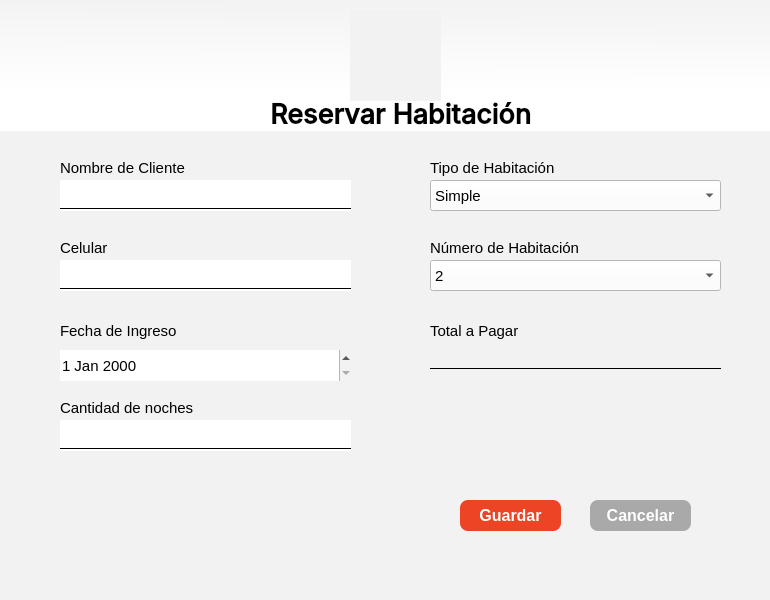
<?xml version="1.0" encoding="UTF-8"?>
<ui version="4.0">
 <class>Form</class>
 <widget class="QWidget" name="Form">
  <property name="geometry">
   <rect>
    <x>0</x>
    <y>0</y>
    <width>770</width>
    <height>600</height>
   </rect>
  </property>
  <property name="palette">
   <palette>
    <active>
     <colorrole role="Button">
      <brush brushstyle="SolidPattern">
       <color alpha="255">
        <red>242</red>
        <green>242</green>
        <blue>242</blue>
       </color>
      </brush>
     </colorrole>
     <colorrole role="Base">
      <brush brushstyle="SolidPattern">
       <color alpha="255">
        <red>242</red>
        <green>242</green>
        <blue>242</blue>
       </color>
      </brush>
     </colorrole>
     <colorrole role="Window">
      <brush brushstyle="SolidPattern">
       <color alpha="255">
        <red>242</red>
        <green>242</green>
        <blue>242</blue>
       </color>
      </brush>
     </colorrole>
     <colorrole role="Link">
      <brush brushstyle="SolidPattern">
       <color alpha="255">
        <red>66</red>
        <green>66</green>
        <blue>66</blue>
       </color>
      </brush>
     </colorrole>
    </active>
    <inactive>
     <colorrole role="Button">
      <brush brushstyle="SolidPattern">
       <color alpha="255">
        <red>242</red>
        <green>242</green>
        <blue>242</blue>
       </color>
      </brush>
     </colorrole>
     <colorrole role="Base">
      <brush brushstyle="SolidPattern">
       <color alpha="255">
        <red>242</red>
        <green>242</green>
        <blue>242</blue>
       </color>
      </brush>
     </colorrole>
     <colorrole role="Window">
      <brush brushstyle="SolidPattern">
       <color alpha="255">
        <red>242</red>
        <green>242</green>
        <blue>242</blue>
       </color>
      </brush>
     </colorrole>
     <colorrole role="Link">
      <brush brushstyle="SolidPattern">
       <color alpha="255">
        <red>66</red>
        <green>66</green>
        <blue>66</blue>
       </color>
      </brush>
     </colorrole>
    </inactive>
    <disabled>
     <colorrole role="Button">
      <brush brushstyle="SolidPattern">
       <color alpha="255">
        <red>242</red>
        <green>242</green>
        <blue>242</blue>
       </color>
      </brush>
     </colorrole>
     <colorrole role="Base">
      <brush brushstyle="SolidPattern">
       <color alpha="255">
        <red>242</red>
        <green>242</green>
        <blue>242</blue>
       </color>
      </brush>
     </colorrole>
     <colorrole role="Window">
      <brush brushstyle="SolidPattern">
       <color alpha="255">
        <red>242</red>
        <green>242</green>
        <blue>242</blue>
       </color>
      </brush>
     </colorrole>
     <colorrole role="Link">
      <brush brushstyle="SolidPattern">
       <color alpha="255">
        <red>66</red>
        <green>66</green>
        <blue>66</blue>
       </color>
      </brush>
     </colorrole>
    </disabled>
   </palette>
  </property>
  <property name="windowTitle">
   <string>Form</string>
  </property>
  <property name="styleSheet">
   <string notr="true">QWidget{
	background-color: rgb(242, 242, 242);
}</string>
  </property>
  <widget class="QLineEdit" name="txt_nombre_cliente">
   <property name="geometry">
    <rect>
     <x>60</x>
     <y>180</y>
     <width>291</width>
     <height>31</height>
    </rect>
   </property>
   <property name="styleSheet">
    <string notr="true">background-color: rgb(255, 255, 255);</string>
   </property>
   <property name="frame">
    <bool>false</bool>
   </property>
  </widget>
  <widget class="QLabel" name="label_3">
   <property name="geometry">
    <rect>
     <x>60</x>
     <y>160</y>
     <width>161</width>
     <height>16</height>
    </rect>
   </property>
   <property name="font">
    <font>
     <family>Tahoma</family>
     <pointsize>11</pointsize>
    </font>
   </property>
   <property name="text">
    <string>Nombre de Cliente</string>
   </property>
  </widget>
  <widget class="QLabel" name="label_4">
   <property name="geometry">
    <rect>
     <x>60</x>
     <y>240</y>
     <width>71</width>
     <height>16</height>
    </rect>
   </property>
   <property name="font">
    <font>
     <family>Tahoma</family>
     <pointsize>11</pointsize>
    </font>
   </property>
   <property name="text">
    <string>Celular</string>
   </property>
  </widget>
  <widget class="QLabel" name="label_5">
   <property name="geometry">
    <rect>
     <x>60</x>
     <y>320</y>
     <width>131</width>
     <height>21</height>
    </rect>
   </property>
   <property name="font">
    <font>
     <family>Tahoma</family>
     <pointsize>11</pointsize>
    </font>
   </property>
   <property name="text">
    <string>Fecha de Ingreso</string>
   </property>
  </widget>
  <widget class="QLabel" name="label_6">
   <property name="geometry">
    <rect>
     <x>60</x>
     <y>400</y>
     <width>141</width>
     <height>16</height>
    </rect>
   </property>
   <property name="font">
    <font>
     <family>Tahoma</family>
     <pointsize>11</pointsize>
    </font>
   </property>
   <property name="text">
    <string>Cantidad de noches</string>
   </property>
  </widget>
  <widget class="QLineEdit" name="txt_celular">
   <property name="geometry">
    <rect>
     <x>60</x>
     <y>260</y>
     <width>291</width>
     <height>31</height>
    </rect>
   </property>
   <property name="styleSheet">
    <string notr="true">background-color: rgb(255, 255, 255);</string>
   </property>
   <property name="frame">
    <bool>false</bool>
   </property>
  </widget>
  <widget class="QComboBox" name="box_tipo_habitacion">
   <property name="geometry">
    <rect>
     <x>430</x>
     <y>180</y>
     <width>291</width>
     <height>31</height>
    </rect>
   </property>
   <property name="font">
    <font>
     <family>Tahoma</family>
     <pointsize>11</pointsize>
    </font>
   </property>
   <property name="styleSheet">
    <string notr="true">background-color: rgb(255, 255, 255);</string>
   </property>
   <property name="frame">
    <bool>true</bool>
   </property>
   <item>
    <property name="text">
     <string>Simple</string>
    </property>
   </item>
   <item>
    <property name="text">
     <string>Doble</string>
    </property>
   </item>
   <item>
    <property name="text">
     <string>Matrimonial</string>
    </property>
   </item>
   <item>
    <property name="text">
     <string>Suite</string>
    </property>
   </item>
  </widget>
  <widget class="QLabel" name="label_7">
   <property name="geometry">
    <rect>
     <x>430</x>
     <y>160</y>
     <width>161</width>
     <height>16</height>
    </rect>
   </property>
   <property name="font">
    <font>
     <family>Tahoma</family>
     <pointsize>11</pointsize>
    </font>
   </property>
   <property name="text">
    <string>Tipo de Habitación</string>
   </property>
  </widget>
  <widget class="QLabel" name="label_8">
   <property name="geometry">
    <rect>
     <x>430</x>
     <y>240</y>
     <width>151</width>
     <height>16</height>
    </rect>
   </property>
   <property name="font">
    <font>
     <family>Tahoma</family>
     <pointsize>11</pointsize>
    </font>
   </property>
   <property name="text">
    <string>Número de Habitación</string>
   </property>
  </widget>
  <widget class="QLabel" name="label_10">
   <property name="geometry">
    <rect>
     <x>430</x>
     <y>320</y>
     <width>101</width>
     <height>21</height>
    </rect>
   </property>
   <property name="font">
    <font>
     <family>Tahoma</family>
     <pointsize>11</pointsize>
    </font>
   </property>
   <property name="text">
    <string>Total a Pagar</string>
   </property>
  </widget>
  <widget class="QLineEdit" name="txt_total_pago">
   <property name="geometry">
    <rect>
     <x>430</x>
     <y>420</y>
     <width>291</width>
     <height>31</height>
    </rect>
   </property>
   <property name="styleSheet">
    <string notr="true">background: transparent;</string>
   </property>
   <property name="frame">
    <bool>false</bool>
   </property>
  </widget>
  <widget class="QPushButton" name="btn_guardar">
   <property name="geometry">
    <rect>
     <x>460</x>
     <y>500</y>
     <width>101</width>
     <height>31</height>
    </rect>
   </property>
   <property name="font">
    <font>
     <family>Tahoma</family>
     <pointsize>12</pointsize>
     <bold>true</bold>
    </font>
   </property>
   <property name="styleSheet">
    <string notr="true">QPushButton {
    background-color: #EC4424; /* Rojo */
    color: #FFFFFF; /* Texto blanco */
    border-radius: 8px; /* Bordes redondeados opcionales */
    font-weight: bold; /* Negrita opcional */
}

QPushButton:hover {
    background-color: #FF5733; /* Rojo más claro en hover */
}</string>
   </property>
   <property name="text">
    <string>Guardar</string>
   </property>
  </widget>
  <widget class="QPushButton" name="btn_cancelar">
   <property name="geometry">
    <rect>
     <x>590</x>
     <y>500</y>
     <width>101</width>
     <height>31</height>
    </rect>
   </property>
   <property name="font">
    <font>
     <family>Tahoma</family>
     <pointsize>12</pointsize>
     <bold>true</bold>
    </font>
   </property>
   <property name="styleSheet">
    <string notr="true">QPushButton {
    background-color: #A9A9A9; /* Gris medio */
    color: #FFFFFF; /* Texto blanco */
    border-radius: 8px; /* Bordes redondeados opcionales */
	font-weight: bold;
}

QPushButton:hover {
    background-color: #808080; /* Gris oscuro en hover */
}</string>
   </property>
   <property name="text">
    <string>Cancelar</string>
   </property>
  </widget>
  <widget class="QLabel" name="label_11">
   <property name="geometry">
    <rect>
     <x>0</x>
     <y>-10</y>
     <width>801</width>
     <height>141</height>
    </rect>
   </property>
   <property name="font">
    <font>
     <family>Inter Medium</family>
     <pointsize>20</pointsize>
     <bold>true</bold>
    </font>
   </property>
   <property name="mouseTracking">
    <bool>false</bool>
   </property>
   <property name="styleSheet">
    <string notr="true">background-color: qlineargradient(spread:pad, x1:0.514, y1:0.0343182, x2:0.500554, y2:0.727, stop:0 rgba(242, 242, 242, 255), stop:1 rgba(255, 255, 255, 255));</string>
   </property>
   <property name="text">
    <string>Reservar Habitación</string>
   </property>
   <property name="alignment">
    <set>Qt::AlignBottom|Qt::AlignHCenter</set>
   </property>
  </widget>
  <widget class="QLabel" name="label_12">
   <property name="geometry">
    <rect>
     <x>350</x>
     <y>10</y>
     <width>91</width>
     <height>91</height>
    </rect>
   </property>
   <property name="text">
    <string/>
   </property>
   <property name="pixmap">
    <pixmap>../../resources/images/logo.jpg</pixmap>
   </property>
   <property name="scaledContents">
    <bool>true</bool>
   </property>
  </widget>
  <widget class="QComboBox" name="box_numero_habitacion">
   <property name="geometry">
    <rect>
     <x>430</x>
     <y>260</y>
     <width>291</width>
     <height>31</height>
    </rect>
   </property>
   <property name="font">
    <font>
     <family>Tahoma</family>
     <pointsize>11</pointsize>
    </font>
   </property>
   <property name="styleSheet">
    <string notr="true">background-color: rgb(255, 255, 255);</string>
   </property>
   <property name="frame">
    <bool>true</bool>
   </property>
   <item>
    <property name="text">
     <string>2</string>
    </property>
   </item>
   <item>
    <property name="text">
     <string>3</string>
    </property>
   </item>
   <item>
    <property name="text">
     <string>4</string>
    </property>
   </item>
   <item>
    <property name="text">
     <string>7</string>
    </property>
   </item>
  </widget>
  <widget class="QFrame" name="frame_2">
   <property name="geometry">
    <rect>
     <x>60</x>
     <y>200</y>
     <width>291</width>
     <height>16</height>
    </rect>
   </property>
   <property name="autoFillBackground">
    <bool>false</bool>
   </property>
   <property name="styleSheet">
    <string notr="true">background: transparent;</string>
   </property>
   <property name="frameShape">
    <enum>QFrame::HLine</enum>
   </property>
   <property name="frameShadow">
    <enum>QFrame::Plain</enum>
   </property>
   <property name="lineWidth">
    <number>1</number>
   </property>
  </widget>
  <widget class="QFrame" name="frame_3">
   <property name="geometry">
    <rect>
     <x>60</x>
     <y>280</y>
     <width>291</width>
     <height>16</height>
    </rect>
   </property>
   <property name="autoFillBackground">
    <bool>false</bool>
   </property>
   <property name="styleSheet">
    <string notr="true">background: transparent;</string>
   </property>
   <property name="frameShape">
    <enum>QFrame::HLine</enum>
   </property>
   <property name="frameShadow">
    <enum>QFrame::Plain</enum>
   </property>
   <property name="lineWidth">
    <number>1</number>
   </property>
  </widget>
  <widget class="QFrame" name="frame_6">
   <property name="geometry">
    <rect>
     <x>430</x>
     <y>360</y>
     <width>291</width>
     <height>16</height>
    </rect>
   </property>
   <property name="autoFillBackground">
    <bool>false</bool>
   </property>
   <property name="styleSheet">
    <string notr="true">background: transparent;</string>
   </property>
   <property name="frameShape">
    <enum>QFrame::HLine</enum>
   </property>
   <property name="frameShadow">
    <enum>QFrame::Plain</enum>
   </property>
   <property name="lineWidth">
    <number>1</number>
   </property>
  </widget>
  <widget class="QDateEdit" name="txt_fecha_ingreso">
   <property name="geometry">
    <rect>
     <x>60</x>
     <y>350</y>
     <width>291</width>
     <height>31</height>
    </rect>
   </property>
   <property name="font">
    <font>
     <family>Tahoma</family>
     <pointsize>11</pointsize>
    </font>
   </property>
   <property name="styleSheet">
    <string notr="true">background-color: rgb(255, 255, 255);</string>
   </property>
   <property name="frame">
    <bool>false</bool>
   </property>
  </widget>
  <widget class="QLineEdit" name="txt_noches">
   <property name="geometry">
    <rect>
     <x>60</x>
     <y>420</y>
     <width>291</width>
     <height>31</height>
    </rect>
   </property>
   <property name="styleSheet">
    <string notr="true">background-color: rgb(255, 255, 255);</string>
   </property>
   <property name="frame">
    <bool>false</bool>
   </property>
  </widget>
  <widget class="QFrame" name="frame_4">
   <property name="geometry">
    <rect>
     <x>60</x>
     <y>440</y>
     <width>291</width>
     <height>16</height>
    </rect>
   </property>
   <property name="autoFillBackground">
    <bool>false</bool>
   </property>
   <property name="styleSheet">
    <string notr="true">background: transparent;</string>
   </property>
   <property name="frameShape">
    <enum>QFrame::HLine</enum>
   </property>
   <property name="frameShadow">
    <enum>QFrame::Plain</enum>
   </property>
   <property name="lineWidth">
    <number>1</number>
   </property>
  </widget>
 </widget>
 <resources/>
 <connections/>
</ui>
